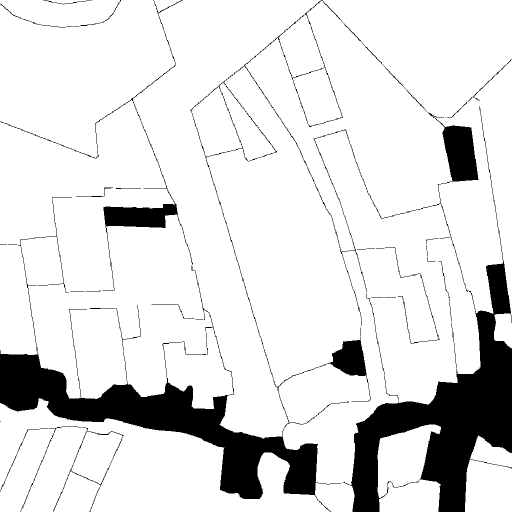
#> input picture teste-imagem/ES-3204906-FEC6452DE4354398BB52137330D93B31.tif, 1024 x 1024 px, found by its file name (shown at 1/2 size)
$ jupyter execute --allow-errors testing_masks.ipynb
#> lines starting #> are read from the running program, lines starting #| are printed output that depends on the picture; after the words box and inside, x2 and y2 are one past the last pixel; in counts of white or black regions, pixels touching at a corner belong together
[cell 1]
import rasterio
import os
import numpy as np
import glob
from PIL import Image

[cell 2]
image_1 = "/data/integracar/amostras_car/ES-3204906-FEC6452DE4354398BB52137330D93B31.tif"

[cell 3]
Image.open(image_1).convert('RGB')

[cell 4]
rasterio.open(image_1).read()
#> (this line was passed over: rasterio is not available in this run)

[cell 5]
from zipfile import compressor_names

from tqdm import tqdm
import glob
import rasterio
import numpy as np
import json
import os

# from count_classes import legend_rgb

output_tif = "teste-imagem"
os.makedirs(output_tif, exist_ok=True)

def convert_pixels(convert_type):
    if convert_type == "Full":
        legend_rgb = {
            (150, 150, 150): 0, #Afloramento Rochoso
            (251, 154, 153): 1, #Área Edificada
            (69, 175, 213): 2, #Brejo
            (150, 109, 207): 3,#Campo Rupestre/Altitude
            (128, 214, 16): 4, #Cultivo Agrícola - Abacaxi
            (247, 223, 8): 5, #Cultivo Agrícola - Banana
            (119, 9, 29): 6, #Cultivo Agrícola - Café
            (209, 163, 117): 7, #Cultivo Agrícola - Cana-De-Açúcar
            (231, 67, 97): 8, #Cultivo Agrícola - Coco-Da-Baía
            (245, 141, 23): 9, #Cultivo Agrícola - Mamão
            (55, 196, 201): 10, #Cultivo Agrícola - Outros Cultivos Permanentes
            (225, 175, 38): 11, #Cultivo Agrícola - Outros Cultivos Temporários
            (81, 77, 77): 12, #Extração Mineração
            (211, 127, 122): 13, #Macega
            (156, 68, 203): 14, #Mangue
            (133, 196, 221): 15, #Massa D'Água
            (13, 103, 19): 16, #Mata Nativa
            (51, 160, 44): 17, #Mata Nativa em Estágio Inicial de Regeneração
            (31, 205, 170): 18, #Outros
            (178, 214, 32): 19, #Pastagem
            (207, 103, 65): 20, #Reflorestamento - Eucalipto
            (243, 184, 129): 21, #Reflorestamento - Pinus
            (151, 132, 233): 22, #Reflorestamento - Seringueira
            (63, 231, 161): 23, #Restinga
            (245, 222, 193): 24 #Solo Exposto
        }

        legend_names = {
            0: "Afloramento Rochoso",
            1: "Área Edificada",
            2: "Brejo",
            3: "Campo Rupestre/Altitude",
            4: "Cultivo Agrícola - Abacaxi",
            5: "Cultivo Agrícola - Banana",
            6: "Cultivo Agrícola - Café",
            7: "Cultivo Agrícola - Cana-De-Açúcar",
            8: "Cultivo Agrícola - Coco-Da-Baía",
            9: "Cultivo Agrícola - Mamão",
            10: "Cultivo Agrícola - Outros Cultivos Permanentes",
            11: "Cultivo Agrícola - Outros Cultivos Temporários",
            12: "Extração Mineração",
            13: "Macega",
            14: "Mangue",
            15: "Massa D'Água",
            16: "Mata Nativa",
            17: "Mata Nativa em Estágio Inicial de Regeneração",
            18: "Outros",
            19: "Pastagem",
            20: "Reflorestamento - Eucalipto",
            21: "Reflorestamento - Pinus",
            22: "Reflorestamento - Seringueira",
            23: "Restinga",
            24: "Solo Exposto"
        }

        return legend_names, legend_rgb

    elif convert_type=="binary_forest":
        legend_rgb = {
            (150, 150, 150): 0, #Afloramento Rochoso
            (251, 154, 153): 0, #Área Edificada
            (69, 175, 213): 0, #Brejo
            (150, 109, 207): 0,#Campo Rupestre/Altitude
            (128, 214, 16): 1, #Cultivo Agrícola - Abacaxi
            (247, 223, 8): 1, #Cultivo Agrícola - Banana
            (119, 9, 29): 1, #Cultivo Agrícola - Café
            (209, 163, 117): 1, #Cultivo Agrícola - Cana-De-Açúcar
            (231, 67, 97): 1, #Cultivo Agrícola - Coco-Da-Baía
            (245, 141, 23): 1, #Cultivo Agrícola - Mamão
            (55, 196, 201): 1, #Cultivo Agrícola - Outros Cultivos Permanentes
            (225, 175, 38): 1, #Cultivo Agrícola - Outros Cultivos Temporários
            (81, 77, 77): 0, #Extração Mineração
            (211, 127, 122): 1, #Macega
            (156, 68, 203): 1, #Mangue
            (133, 196, 221): 0, #Massa D'Água
            (13, 103, 19): 1, #Mata Nativa
            (51, 160, 44): 1, #Mata Nativa em Estágio Inicial de Regeneração
            (31, 205, 170): 0, #Outros
            (178, 214, 32): 1, #Pastagem
            (207, 103, 65): 1, #Reflorestamento - Eucalipto
            (243, 184, 129): 1, #Reflorestamento - Pinus
            (151, 132, 233): 1, #Reflorestamento - Seringueira
            (63, 231, 161): 1, #Restinga
            (245, 222, 193): 0, #Solo Exposto
            # (255, 255, 255): 2 # linhas nulas
        }

        legend_names = {
            0: "sem_vegetacao",
            1: "com_vegetacao",
            2: "nulos"
        }

        return legend_names, legend_rgb

    else:
        raise TypeError("Tipo de conversão não definido!!!")


legend_names, legend_rgb = convert_pixels(convert_type="binary_forest")

mask_path = image_1

#> (the rest of this cell did not finish here and is left out)

[cell 6]
import matplotlib.pyplot as plt
from matplotlib.colors import ListedColormap
import numpy as np
from PIL import Image

image_path = "teste-imagem/ES-3204906-FEC6452DE4354398BB52137330D93B31.tif"

# 1. Carregar a imagem (importar para array numpy)
# Usamos o PIL para garantir suporte a TIF e converter para array
mask_gray = np.array(Image.open(image_path))
#> mask_gray is the input picture: shape (1024, 1024); values 0 (black) and 1 (white), 87.1% white; 70 black regions (27 under 20 px), largest, box (x1, y1, x2, y2) and area: (0, 0, 1024, 1024) 124442, (190, 0, 386, 581) 6438, (106, 855, 247, 1024) 645
cmap = ListedColormap(['gray', 'green', 'red'])
# 2. Plotar com mapa de cores discreto
plt.figure(figsize=(10, 10))
plt.imshow(mask_gray, cmap=cmap)
plt.colorbar() # Mostra a barra de cores para identificar os valores das classes
plt.title("Máscara de Segmentação Colorida")
plt.show()
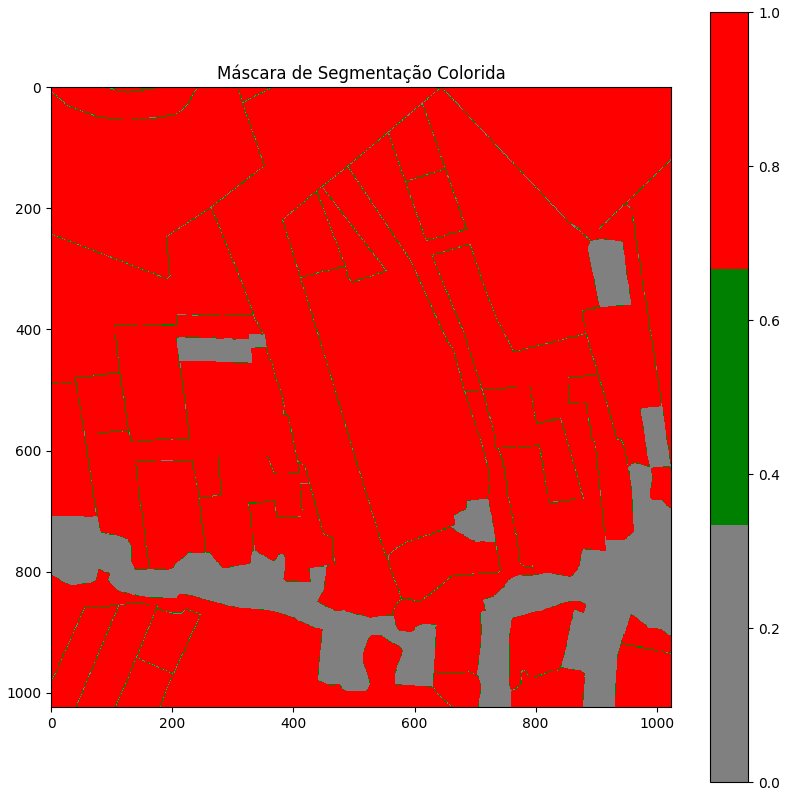
#> figure drawn by matplotlib, 2 panels
